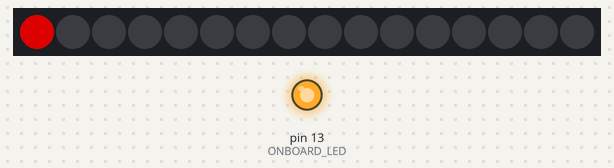
A sketch run on a simulated Arduino Uno, built with avr-gcc and run on an emulated ATmega328P. Parts: 16 RGB LEDs in strip order, left to right, output pins drawn as LEDs (lit = HIGH). Dim RGB values are drawn brighter than linear; what the sketch prints to the serial monitor is not drawn.

Above: at 0.05 s.
At 1.6 s:
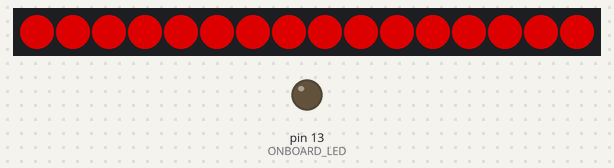
At 2.66 s:
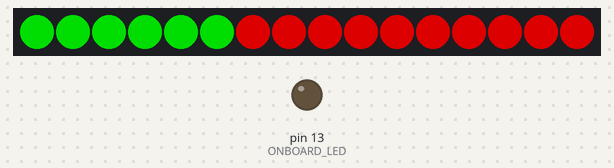
At 3.7 s:
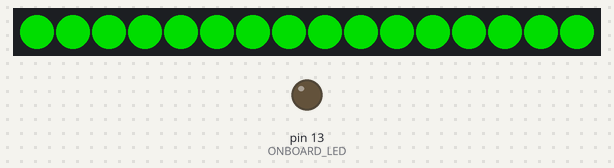
Timing chart, 0 to 40.0 s (numbered marks = the images above):
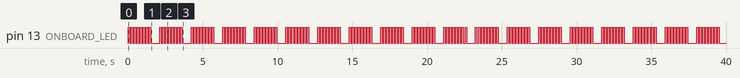

Measured:
- by itself, pin 13 (ONBOARD_LED): repeats every 2.1 s: 7 × (LOW 0.10 s, HIGH 0.10 s), LOW 0.60 s, HIGH 0.10 s
- by itself, everything shown: repeats every 4.2 s, in 32 steps

The sketch:

led_test.ino
```cpp
#include <Adafruit_NeoPixel.h>

#define PIN        A0   // LEDパネルのINに繋がっているピン
#define NUMPIXELS  16   // LEDの数 (4x4パネルなら16)
#define ONBOARD_LED 13  // Arduino本体のLED

// NeoPixelオブジェクトの作成
Adafruit_NeoPixel pixels(NUMPIXELS, PIN, NEO_GRB + NEO_KHZ800);

void setup() {
  Serial.begin(9600);
  pinMode(ONBOARD_LED, OUTPUT);

  pixels.begin(); // NeoPixelライブラリの初期化
  pixels.clear(); // すべてのピクセルをオフにする
  pixels.show();  // 状態を反映

  Serial.println("=== WS2812B LED Panel Test ===");
}

void loop() {
  pixels.clear(); // いったん全て消す

  // 1つずつ赤色で点灯させるテスト
  for(int i=0; i<NUMPIXELS; i++) {
    // pixels.Color() takes RGB values, from 0,0,0 up to 255,255,255
    pixels.setPixelColor(i, pixels.Color(150, 0, 0)); // 明るさを抑えた赤色 (150)

    pixels.show();   // LEDに色情報を送る（これを呼ばないと光らない）

    // 動作確認用: オンボードLEDをチカチカさせる
    digitalWrite(ONBOARD_LED, i % 2 == 0 ? HIGH : LOW);

    delay(100); // 少し待つ
  }

  // 全部光り終わったら少し待って、緑色で点灯
  delay(500);

  for(int i=0; i<NUMPIXELS; i++) {
    pixels.setPixelColor(i, pixels.Color(0, 150, 0)); // 緑色
    pixels.show();
    digitalWrite(ONBOARD_LED, i % 2 == 0 ? HIGH : LOW);
    delay(100);
  }

  delay(500);
}
```
